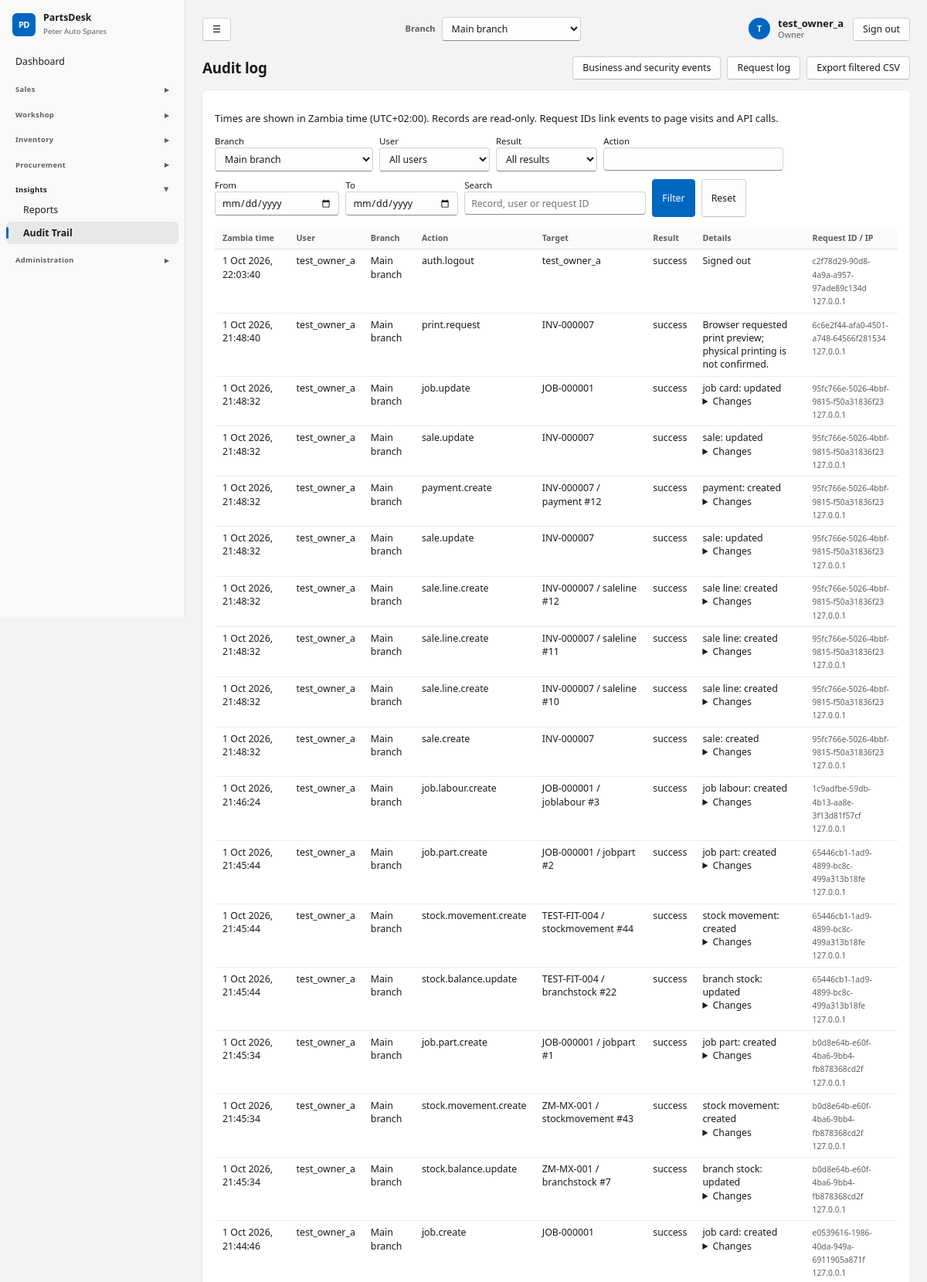
Page /audit/ (signed in, upper part) on the committed database.
### core/models.py (models this page shows, shortened)
class ShopSettings(TrackedModel):
    tenant = models.OneToOneField(Tenant, on_delete=models.CASCADE, related_name="settings")
    shop_name = models.CharField(max_length=120, default="My Spare Parts Shop")
    address = models.TextField(blank=True)
    phone = models.CharField(max_length=60, blank=True)
    email = models.EmailField(blank=True)
    tax_id = models.CharField("Tax / TPIN number", max_length=60, blank=True)
    currency_symbol = models.CharField(max_length=8, default="$")
    tax_name = models.CharField(max_length=20, default="VAT")
    tax_rate = models.DecimalField("Tax rate %", max_digits=5, decimal_places=2, default=Decimal("0"))
    prices_include_tax = models.BooleanField(default=True, help_text="Untick if prices are entered before tax.")
    counter_max_discount = models.DecimalField(
        "Max discount % for counter staff", max_digits=5, decimal_places=2, default=Decimal("10"),
        help_text="Managers and the owner can exceed this.")
    default_labour_rate = models.DecimalField("Default labour rate per hour", max_digits=10, decimal_places=2, default=Decimal("0"))
    invoice_footer = models.CharField(max_length=200, blank=True, default="Thank you for your business.")
    class Meta:
        verbose_name_plural = "shop settings"
    @classmethod
    def get(cls, tenant):
        obj, _ = cls.objects.get_or_create(tenant=tenant)
        return obj

class User(AbstractUser):
    class Role(models.TextChoices):
        OWNER = "owner", "Owner"
        MANAGER = "manager", "Manager"
        COUNTER = "counter", "Counter sales"
        MECHANIC = "mechanic", "Mechanic"
        STOREKEEPER = "storekeeper", "Storekeeper"
    role = models.CharField(max_length=20, choices=Role.choices, default=Role.COUNTER)
    tenant = models.ForeignKey(Tenant, null=True, blank=True, on_delete=models.PROTECT, related_name="users")
    branches = models.ManyToManyField(Branch, blank=True, related_name="staff")
    @property
    def display_name(self):
        return self.get_full_name() or self.username

class AppendOnlyModel(models.Model):
    objects = AppendOnlyQuerySet.as_manager()
    class Meta:
        abstract = True
    def save(self, *args, **kwargs):
        if not self._state.adding:
            raise ValueError("Audit records cannot be edited.")
        return super().save(*args, **kwargs)

class AuditLog(AppendOnlyModel):
    tenant = models.ForeignKey(Tenant, null=True, on_delete=models.PROTECT)
    branch = models.ForeignKey(Branch, null=True, on_delete=models.PROTECT)
    created_at = models.DateTimeField(auto_now_add=True, db_index=True)
    user = models.ForeignKey(User, null=True, on_delete=models.PROTECT)
    action = models.CharField(max_length=40)
    target = models.CharField(max_length=200, blank=True)
    detail = models.TextField(blank=True)
    actor_name = models.CharField(max_length=150, blank=True)
    kind = models.CharField(max_length=20, default="business", db_index=True)
    outcome = models.CharField(max_length=12, default="success", db_index=True)
    changes = models.JSONField(default=dict, blank=True)
    request_id = models.CharField(max_length=36, blank=True, db_index=True)
    ip_address = models.GenericIPAddressField(null=True, blank=True)
    route = models.CharField(max_length=100, blank=True)
    method = models.CharField(max_length=10, blank=True)
    class Meta:
        ordering = ["-created_at", "-id"]

class Branch(TrackedModel):
    tenant = models.ForeignKey(Tenant, on_delete=models.PROTECT, related_name="branches")
    name = models.CharField(max_length=120)
    code = models.CharField(max_length=16)
    is_active = models.BooleanField(default=True)
    class Meta:
        constraints = [models.UniqueConstraint(fields=["tenant", "code"], name="branch_tenant_code")]
        ordering = ["name"]

### core/views.py (the view, shortened to what this page needs)
# urls.py: path("audit/", views.audit_list, name="audit_list"),
@role_required(MGMT)
def audit_list(request):
    from .models import RequestLog, User
    from zoneinfo import ZoneInfo
    from datetime import datetime, time
    log_view = 'requests' if request.GET.get('view') == 'requests' else 'events'
    model = RequestLog if log_view == 'requests' else AuditLog
    allowed = allowed_branches(request.user)
    qs = model.objects.filter(tenant=request.tenant).select_related('user', 'branch')
    branch_value = request.GET.get('branch', str(request.branch.pk))
    if branch_value == 'all':
        scope = Q(branch__in=allowed)
    else:
        chosen = allowed.filter(pk=optional_id(branch_value)).first()
        scope = Q(branch=chosen) if chosen else Q(pk__in=[])
    if request.user.role == 'owner':
        scope |= Q(branch__isnull=True)
    qs = qs.filter(scope)
    if request.GET.get('user'):
        selected = User.objects.filter(tenant=request.tenant, pk=optional_id(request.GET['user'])).first()
        qs = qs.filter(Q(user=selected) | Q(user__isnull=True, actor_name=selected.username)) if selected else qs.none()
    outcome = request.GET.get('outcome', '')
    if outcome in ('success', 'failure', 'denied'): qs = qs.filter(outcome=outcome)
    action = request.GET.get('action', '')[:100]
    if action: qs = qs.filter(**{('route__icontains' if log_view == 'requests' else 'action__icontains'): action})
    search = request.GET.get('q', '')[:200]
    if search:
        qs = qs.filter(Q(target__icontains=search) | Q(actor_name__icontains=search) | Q(request_id__icontains=search))
    errors = []
    zambia = ZoneInfo('Africa/Lusaka')
    for key in ('start', 'end'):
        value = request.GET.get(key, '')
    page = Paginator(qs, 50).get_page(request.GET.get('page'))
    return render(request, 'core/audit_list.html', {'page_title': 'Request log' if log_view == 'requests' else 'Audit log',
        'page_obj':page,'entries':page,'log_view':log_view,'g':request.GET,'errors':errors,
        'audit_branches':allowed,'branch_value':branch_value,'audit_users':User.objects.filter(tenant=request.tenant)})

### core/audit.py (called while the page is built)
@contextmanager
def audit_context(**values):
    token = _current.set(dict(_current.get(), **values))
    try:
        yield
    finally:
        _current.reset(token)

def metadata(request):
    try:
        address = str(ip_address(request.META.get('REMOTE_ADDR', '')))
    except ValueError:
        address = None
    match = request.resolver_match
    return dict(request_id=request.audit_request_id, ip_address=address,
                route=(match.view_name if match else 'unmatched')[:100], method=request.method[:10])

### core/navigation.py (called while the page is built)
def page_back_link(request):
    if request is None or not request.user.is_authenticated:
        return None
    match = request.resolver_match
    name = match.url_name if match else None
    if name == 'dashboard':
        return None
    kwargs = {}
    if name == 'vehicle_create':
        if 'pk' in match.kwargs:
            target, label = 'customer_detail', 'Back to customer'
            kwargs = {'pk': match.kwargs['pk']}
        else:
            target, label = 'vehicle_list', 'Back to vehicles'
    elif name in RECORD_PARENTS:
        target, label = RECORD_PARENTS[name]
        kwargs = {'pk': match.kwargs['pk']}
    else:
        if name not in PARENTS:
            return None
        target, label = PARENTS[name]
    return {'url': reverse(target, kwargs=kwargs), 'label': label}

### core/permissions.py (called while the page is built)
def role_required(roles=None):
    def decorator(view):
        @wraps(view)
        def wrapper(request, *args, **kwargs):
            if not request.user.is_authenticated:
                return redirect_to_login(request.get_full_path())
            require_branch(request)
            if roles is not None and request.user.role not in roles:
                raise PermissionDenied
            return view(request, *args, **kwargs)
        return wrapper
    return decorator

### core/templatetags/ui.py (called while the page is built)
@register.simple_tag(takes_context=True)
def url_replace(context, **kwargs):
    query = context["request"].GET.copy()
    for key, value in kwargs.items():
        query[key] = value
    return query.urlencode()

@register.simple_tag(takes_context=True)
def page_back_link(context):
    from core.navigation import page_back_link as destination
    return destination(context.get("request"))

### core/tenancy.py (called while the page is built)
def require_branch(request):
    if request.branch is None:
        raise PermissionDenied("No active branch is assigned to your account.")
    return request.branch

### templates/core/audit_list.html (shortened to what this page needs)
{% extends "base.html" %}{% load ui tz %}
{% block actions %}<a class="btn" href="{% url 'audit_list' %}">Business and security events</a><a class="btn" href="{% url 'audit_list' %}?view=requests">Request log</a><a class="btn" href="?{% url_replace csv=1 page=1 %}">Export filtered CSV</a>{% endblock %}
{% block content %}
<section class="card">
<p>Times are shown in Zambia time (UTC+02:00). Records are read-only. Request IDs link events to page visits and API calls.</p>
<form method="get" class="filters no-print">
<label>Branch <select name="branch">{% for b in audit_branches %}<option value="{{ b.pk }}" {% if branch_value == b.pk|stringformat:'s' %}selected{% endif %}>{{ b.name }}</option>{% endfor %}</select></label>
<label>User <select name="user"><option value="">All users</option>{% for u in audit_users %}<option value="{{ u.pk }}" {% if g.user == u.pk|stringformat:'s' %}selected{% endif %}>{{ u.username }}</option>{% endfor %}</select></label>
<label>Result <select name="outcome"><option value="">All results</option></select></label>
<label>{% if log_view == 'requests' %}Route{% else %}Action{% endif %} <input name="action" value="{{ g.action }}" maxlength="100"></label>
<label>From <input type="date" name="start" value="{{ g.start }}"></label><label>To <input type="date" name="end" value="{{ g.end }}"></label>
<label>Search <input name="q" value="{{ g.q }}" placeholder="Record, user or request ID" maxlength="200"></label>
<button class="btn primary">Filter</button><a class="btn" href="{% url 'audit_list' %}?view={{ log_view }}">Reset</a>
</form>
<div class="tablewrap"><table><thead><tr><th>Zambia time</th><th>User</th><th>Branch</th><th>{% if log_view == 'requests' %}Request{% else %}Action{% endif %}</th><th>Target</th><th>Result</th><th>Details</th><th>Request ID / IP</th></tr></thead><tbody>
{% timezone "Africa/Lusaka" %}{% for e in entries %}<tr><td>{{ e.created_at|date:"j M Y, H:i:s" }}</td><td>{{ e.actor_name|default:"System" }}</td><td>{{ e.branch.name|default:"Business-wide" }}</td><td>{% if log_view == 'requests' %}{{ e.method }} {{ e.route }}{% else %}{{ e.action }}{% endif %}</td><td>{{ e.target }}</td><td>{{ e.outcome }}</td><td>{% if log_view == 'requests' %}HTTP {{ e.status_code }} · {{ e.duration_ms }} ms{% else %}{{ e.detail }}{% if e.changes %}<details><summary>Changes</summary><pre style="white-space:pre-wrap;overflow-wrap:anywhere">{{ e.changes }}</pre></details>{% endif %}{% endif %}</td><td><small>{{ e.request_id }}<br>{{ e.ip_address|default:"Unavailable" }}</small></td></tr>
{% empty %}<tr><td colspan="8" class="empty">No records match these filters.</td></tr>{% endfor %}{% endtimezone %}
</tbody></table></div>{% include "partials/pagination.html" %}
</section>{% endblock %}

### templates/base.html (shortened to what this page needs)
{% load static ui %}<!doctype html>
<html lang="en">
<head>
<link rel="stylesheet" href="{% static 'css/app.css' %}">
</head>
<body data-print-log-url="{% url 'log_print_request' %}" {% if auto_print %}data-autoprint="1"{% endif %}>
<div class="app">
  <aside class="side no-print">
    <div class="brand"><span class="brand-mark">PD</span><div><strong>PartsDesk</strong><small>{{ shop.shop_name }}</small></div></div>
    <nav>{% for g in nav %}{% if g.title %}<details class="nav-group" {% if g.open %}open{% endif %}><summary>{{ g.title }}</summary>{% for item in g.items %}<a href="{{ item.url }}" class="{% if item.active %}on{% endif %}">{{ item.label }}</a>{% endfor %}</details>{% else %}{% for item in g.items %}<a href="{{ item.url }}" class="{% if item.active %}on{% endif %}">{{ item.label }}</a>{% endfor %}{% endif %}{% endfor %}</nav>
  </aside>
  <main class="main">
    <div class="topbar no-print">
      <button type="button" class="btn nav-toggle" id="nav-toggle" aria-label="Toggle menu" title="Show/hide menu">&#9776;</button>
      {% if branches %}<form method="post" action="{% url 'switch_branch' %}" class="branch-switch">{% csrf_token %}
        <label for="branch-select">Branch</label>
        <select id="branch-select" name="branch_id" onchange="this.form.submit()">{% for b in branches %}<option value="{{ b.pk }}" {% if b.pk == active_branch.pk %}selected{% endif %}>{{ b.name }}</option>{% endfor %}</select>
        <noscript><button type="submit">Switch</button></noscript></form>{% endif %}
      <div class="topbar-user"><a href="{% url 'profile' %}" class="user-chip"><span class="avatar">{{ user.display_name|slice:":1"|upper }}</span><span><strong>{{ user.display_name }}</strong><small>{{ user.get_role_display }}</small></span></a>
        <form method="post" action="{% url 'logout' %}">{% csrf_token %}<button type="submit" class="btn">Sign out</button></form></div>
    </div>
    <header class="top"><h1>{% block page_heading %}{{ page_title }}{% endblock %}</h1><div class="actions">{% page_back_link as back %}{% block actions %}{% endblock %}</div></header>
    {% block content %}{% endblock %}
  </main>
</div>
</body>
</html>

### rows in the picture
ShopSettings: shop_name "Peter Auto Spares"
User: display_name "T", display_name "test_owner_a", role "Owner"
AuditLog: created_at "1 Oct 2026, 22:03:40", actor_name "test_owner_a", branch.name "Main branch", action "auth.logout", target "test_owner_a", outcome "success", detail "Signed out", request_id "c2f78d29-90d8-4a9a-a957-97ade89c134d", ip_address "127.0.0.1"
AuditLog: created_at "1 Oct 2026, 21:48:40", actor_name "test_owner_a", branch.name "Main branch", action "print.request", target "INV-000007", outcome "success", detail "Browser requested print preview; physical printing is not confirmed.", request_id "6c6e2f44-afa0-4501-a748-64566f281534", ip_address "127.0.0.1"
AuditLog: created_at "1 Oct 2026, 21:48:32", actor_name "test_owner_a", branch.name "Main branch", action "job.update", target "JOB-000001", outcome "success", detail "job card: updated", request_id "95fc766e-5026-4bbf-9815-f50a31836f23", ip_address "127.0.0.1"
AuditLog: created_at "1 Oct 2026, 21:48:32", actor_name "test_owner_a", branch.name "Main branch", action "sale.update", target "INV-000007", outcome "success", detail "sale: updated", request_id "95fc766e-5026-4bbf-9815-f50a31836f23", ip_address "127.0.0.1"
AuditLog: created_at "1 Oct 2026, 21:48:32", actor_name "test_owner_a", branch.name "Main branch", action "payment.create", target "INV-000007 / payment #12", outcome "success", detail "payment: created", request_id "95fc766e-5026-4bbf-9815-f50a31836f23", ip_address "127.0.0.1"
AuditLog: created_at "1 Oct 2026, 21:48:32", actor_name "test_owner_a", branch.name "Main branch", action "sale.update", target "INV-000007", outcome "success", detail "sale: updated", request_id "95fc766e-5026-4bbf-9815-f50a31836f23", ip_address "127.0.0.1"
AuditLog: created_at "1 Oct 2026, 21:48:32", actor_name "test_owner_a", branch.name "Main branch", action "sale.line.create", target "INV-000007 / saleline #12", outcome "success", detail "sale line: created", request_id "95fc766e-5026-4bbf-9815-f50a31836f23", ip_address "127.0.0.1"
AuditLog: created_at "1 Oct 2026, 21:48:32", actor_name "test_owner_a", branch.name "Main branch", action "sale.line.create", target "INV-000007 / saleline #11", outcome "success", detail "sale line: created", request_id "95fc766e-5026-4bbf-9815-f50a31836f23", ip_address "127.0.0.1"
AuditLog: created_at "1 Oct 2026, 21:48:32", actor_name "test_owner_a", branch.name "Main branch", action "sale.line.create", target "INV-000007 / saleline #10", outcome "success", detail "sale line: created", request_id "95fc766e-5026-4bbf-9815-f50a31836f23", ip_address "127.0.0.1"
AuditLog: created_at "1 Oct 2026, 21:48:32", actor_name "test_owner_a", branch.name "Main branch", action "sale.create", target "INV-000007", outcome "success", detail "sale: created", request_id "95fc766e-5026-4bbf-9815-f50a31836f23", ip_address "127.0.0.1"
AuditLog: created_at "1 Oct 2026, 21:46:24", actor_name "test_owner_a", branch.name "Main branch", action "job.labour.create", target "JOB-000001 / joblabour #3", outcome "success", detail "job labour: created", request_id "1c9adfbe-59db-4b13-aa8e-3f13d81f57cf", ip_address "127.0.0.1"
AuditLog: created_at "1 Oct 2026, 21:45:44", actor_name "test_owner_a", branch.name "Main branch", action "job.part.create", target "JOB-000001 / jobpart #2", outcome "success", detail "job part: created", request_id "65446cb1-1ad9-4899-bc8c-499a313b18fe", ip_address "127.0.0.1"
AuditLog: created_at "1 Oct 2026, 21:45:44", actor_name "test_owner_a", branch.name "Main branch", action "stock.movement.create", target "TEST-FIT-004 / stockmovement #44", outcome "success", detail "stock movement: created", request_id "65446cb1-1ad9-4899-bc8c-499a313b18fe", ip_address "127.0.0.1"
AuditLog: created_at "1 Oct 2026, 21:45:44", actor_name "test_owner_a", branch.name "Main branch", action "stock.balance.update", target "TEST-FIT-004 / branchstock #22", outcome "success", detail "branch stock: updated", request_id "65446cb1-1ad9-4899-bc8c-499a313b18fe", ip_address "127.0.0.1"
AuditLog: created_at "1 Oct 2026, 21:45:34", actor_name "test_owner_a", branch.name "Main branch", action "job.part.create", target "JOB-000001 / jobpart #1", outcome "success", detail "job part: created", request_id "b0d8e64b-e60f-4ba6-9bb4-fb878368cd2f", ip_address "127.0.0.1"
AuditLog: created_at "1 Oct 2026, 21:45:34", actor_name "test_owner_a", branch.name "Main branch", action "stock.movement.create", target "ZM-MX-001 / stockmovement #43", outcome "success", detail "stock movement: created", request_id "b0d8e64b-e60f-4ba6-9bb4-fb878368cd2f", ip_address "127.0.0.1"
AuditLog: created_at "1 Oct 2026, 21:45:34", actor_name "test_owner_a", branch.name "Main branch", action "stock.balance.update", target "ZM-MX-001 / branchstock #7", outcome "success", detail "branch stock: updated", request_id "b0d8e64b-e60f-4ba6-9bb4-fb878368cd2f", ip_address "127.0.0.1"
AuditLog: created_at "1 Oct 2026, 21:44:46", actor_name "test_owner_a", branch.name "Main branch", action "job.create", target "JOB-000001", outcome "success", detail "job card: created", request_id "e0539616-1986-40da-949a-6911905a871f", ip_address "127.0.0.1"

### other values in the picture
{{ item.label }} "Dashboard"
{{ g.title }} "Sales" "Workshop" "Inventory" "Procurement" "Insights" "Administration"
{{ item.label }} "Reports" "Audit Trail"
{{ page_title }} "Audit log"
form field branch_id "Main branch"
form field branch "Main branch"
